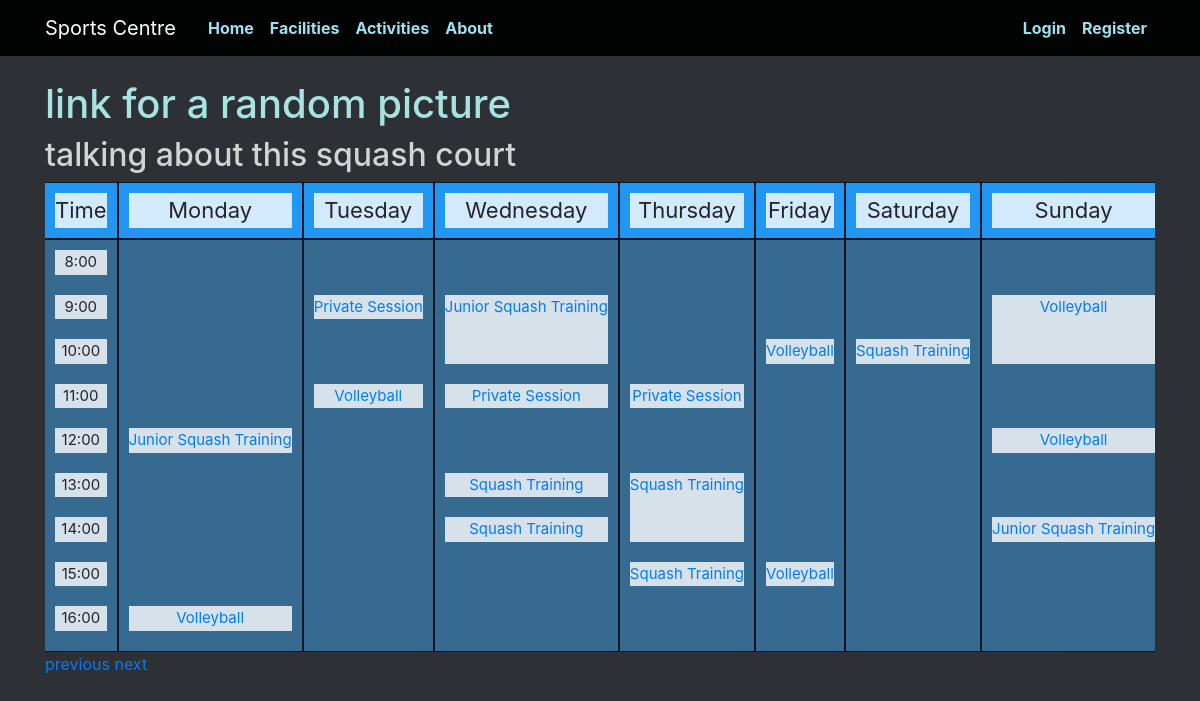
Before: /facilities/squash_court_1/2020/12 with the older database file.
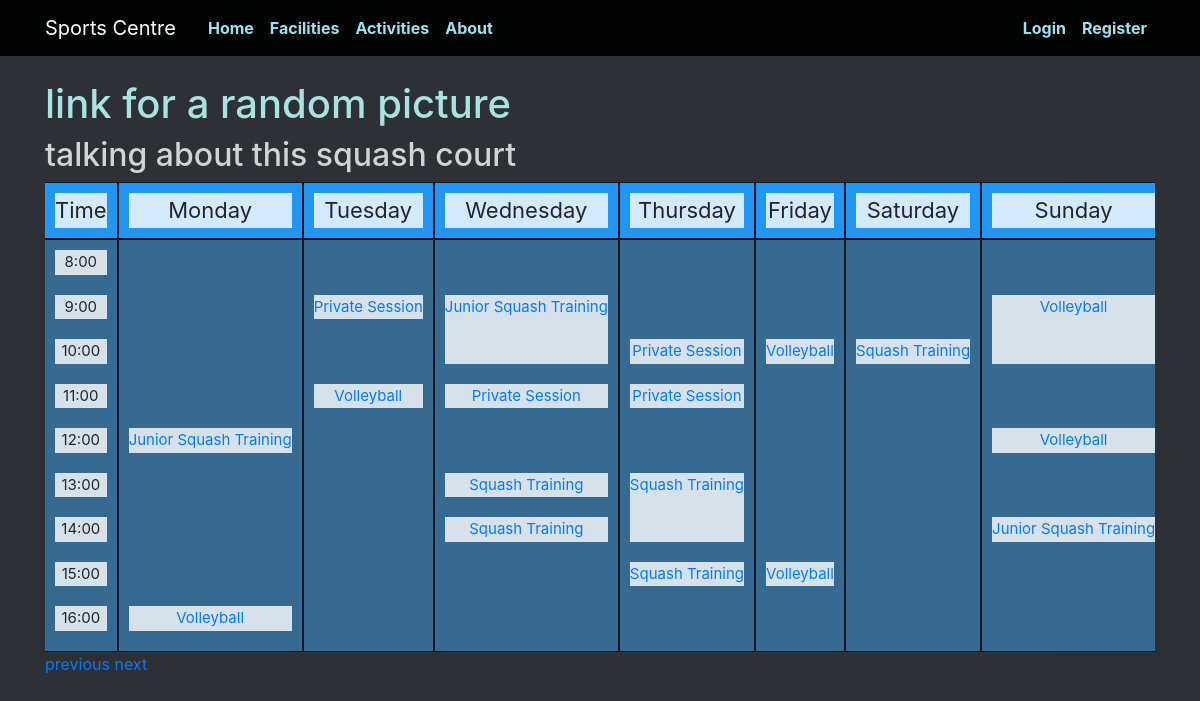
After: the same page with the newer database file.
### app/models.py (models this page shows)
class Booking(db.Model):
  id = db.Column(db.Integer, primary_key=True)
  facility = db.Column(db.Integer, db.ForeignKey('user.id'), nullable=False)
  user = db.Column(db.Integer, db.ForeignKey('facility.id') , nullable=False)
  datetime = db.Column(db.DateTime, nullable=False)
  week = db.Column(db.Integer)
  year = db.Column(db.Integer)
  duration = db.Column(db.Integer, nullable=False)
  activity = db.Column(db.Integer, nullable=False)
  paid = db.Column(db.Integer, default=0)

class Activity(db.Model):
  id = db.Column(db.Integer, primary_key=True)
  facility = db.Column(db.Integer, db.ForeignKey('facility.id'), nullable=False)
  name = db.Column(db.String)
  url = db.Column(db.String(100))

### app/views.py (the view)
@app.route('/facilities/<facility_url>/<int:year>/<int:week>')
def show_facility(facility_url, year, week):
  facility = models.Facility.query.filter_by(url=facility_url).first_or_404()
  bookings = []
  for i in range(8):
    b = models.Booking.query.filter_by(facility=facility.id).filter_by(week=week).filter_by(year=year)
    filtered_b = []
    for query in b:
      if query.datetime.weekday() == i-1:
        filtered_b.append(query)
    bookings.append(filtered_b)
  address = 'facilities/' + facility.url + '.html'
  title = facility.name
  activity = models.Activity.query.order_by(models.Activity.id.asc())
  return render_template(address, title=title, bookings=bookings, url='/facilities/'+facility_url, year=year, week=week, activity=activity)

### app/templates/facilities/squash_court_1.html
{% extends "facilities_index.html" %}
{% block picture %}
link for a random picture
{% endblock %}
{% block info %}
talking about this squash court
{% endblock %}

### app/templates/timetable.html (shortened to what this page needs)
{% extends "index.html" %}
{% block content %}
  {% block top %}
  {% endblock %}
  <div class="scroll">
  <div class="grid-container">
  <div class="grid-sub-header">
    <div style=>Time</div>
  </div>
  {% for day in ["Monday", "Tuesday", "Wednesday", "Thursday", "Friday", "Saturday", "Sunday"] %}
  <div class="grid-sub-header">
    <div style="grid-row-start: header;">{{ day }}</div>
  </div>
  {% endfor %}
  <div class="grid-sub">
    {% for time in ["8:00", "9:00", "10:00", "11:00", "12:00", "13:00", "14:00", "15:00", "16:00"] %}
      <div style="grid-row-start: time-{{ loop.index0 + 8 }}; grid-column: 1/2;">{{ time }}</div>
    {% endfor %}
  </div>
  {% for day in ["Monday", "Tuesday", "Wednesday", "Thursday", "Friday", "Saturday", "Sunday"] %}
  <div class="grid-sub">
    {% for booking in bookings[loop.index0+1] %}
      <div style="grid-row: time-{{ booking.datetime.strftime('%-H') }} / time-{{ booking.datetime.strftime('%-H')|int + booking.duration }};">
        {% if booking.activity == -1 %}
          Booked
        {% else %}
          <a href="/activities/{{ activity[booking.activity-1].url }}/{{ year }}/{{ week }}">
            {{ activity[booking.activity-1].name }}
          </a>
        {% endif %}
      </div>
    {% endfor %}
  </div>
  {% endfor %}
  </div>
  </div>
  <a href="{{ url }}/{{ year }}/{{ week - 1 }}">previous</a>
  <a href="{{ url }}/{{ year }}/{{ week + 1 }}">next</a>
{% endblock %}

Changed rows visible on the page:
added Booking: activity.name "Private Session"
